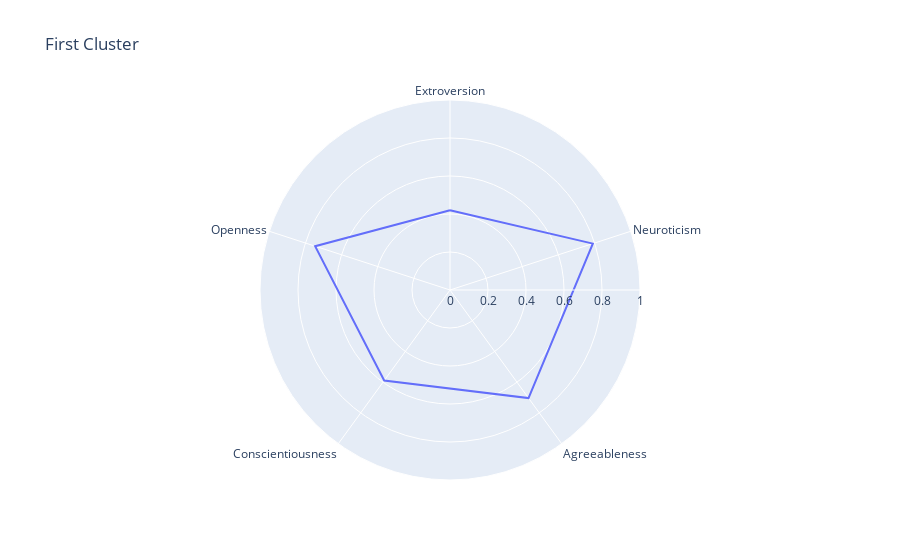
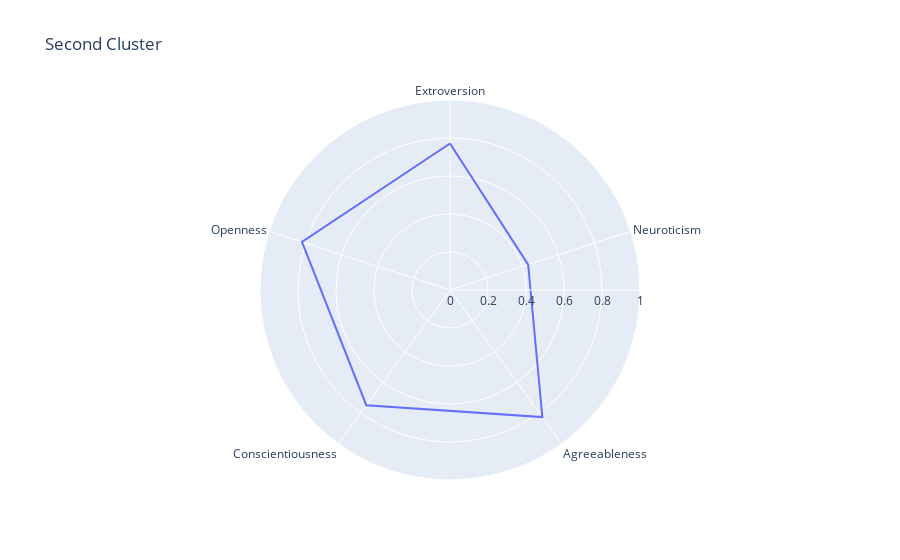
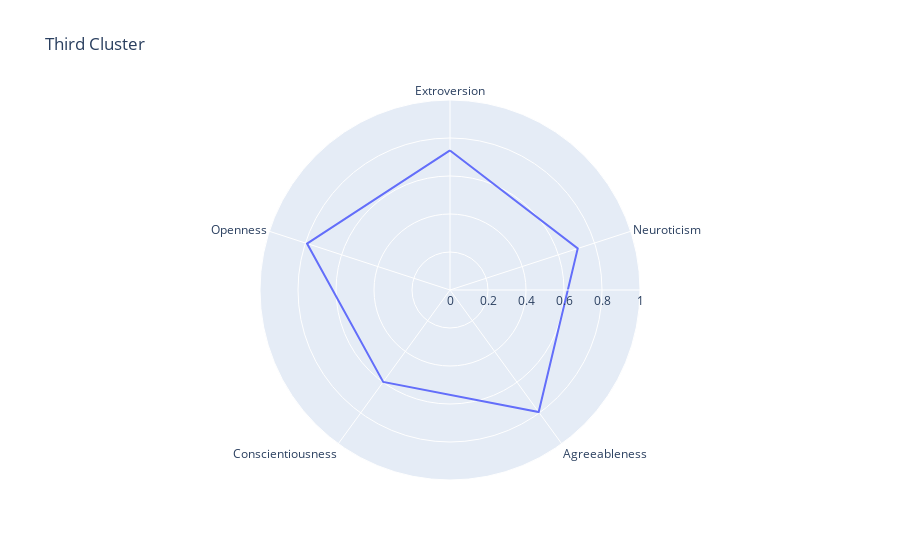
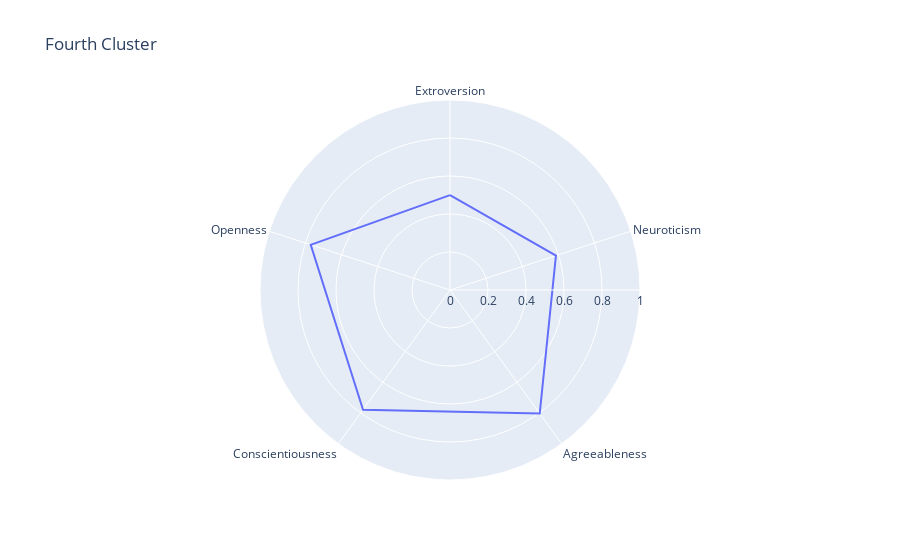

Write notebook code for charts like these, in order.
### Code cell
import plotly.express as px

df0 = pd.DataFrame(dict(
    r= [0.4194,0.7904,0.703,0.5893,0.7463],
    theta=['Extroversion','Neuroticism','Agreeableness',
           'Conscientiousness', 'Openness']))
fig = px.line_polar(df0, r='r', theta='theta', line_close=True,title = "First Cluster",range_r = [0,1])
fig.show()

df1 = pd.DataFrame(dict(
    r= [0.7711,0.4326,0.827,0.7495,0.8192],
    theta=['Extroversion','Neuroticism','Agreeableness',
           'Conscientiousness', 'Openness']))
fig = px.line_polar(df1, r='r', theta='theta', line_close=True,title = "Second Cluster",range_r = [0,1])
fig.show()

df2 = pd.DataFrame(dict(
    r= [0.7345,0.7069,0.794,0.5982,0.7912],
    theta=['Extroversion','Neuroticism','Agreeableness',
           'Conscientiousness', 'Openness']))
fig = px.line_polar(df2, r='r', theta='theta', line_close=True,title = "Third Cluster",range_r = [0,1])
fig.show()

df3 = pd.DataFrame(dict(
    r= [0.4992,0.5863,0.8033,0.7786,0.7707],
    theta=['Extroversion','Neuroticism','Agreeableness',
           'Conscientiousness', 'Openness']))
fig = px.line_polar(df3, r='r', theta='theta', line_close=True,title = "Fourth Cluster",range_r = [0,1])
fig.show()

df4 = pd.DataFrame(dict(
    r= [0.4763,0.4869,0.5519,0.6043,0.7118],
    theta=['Extroversion','Neuroticism','Agreeableness',
           'Conscientiousness', 'Openness']))
fig = px.line_polar(df4, r='r', theta='theta', line_close=True,title = "Fifth Cluster",range_r = [0,1])
fig.show()

### Figure 1 — Plotly figure (JSON) as saved in the notebook; plotly's stock layout.template omitted (floating-point values rounded to 4 significant figures)
{"data": [{"hovertemplate": "r=%{r}<br>theta=%{theta}<extra></extra>", "legendgroup": "", "line": {"color": "#636efa", "dash": "solid"}, "marker": {"symbol": "circle"}, "mode": "lines", "name": "", "r": [0.4194, 0.7904, 0.703, 0.5893, 0.7463, 0.4194], "showlegend": false, "subplot": "polar", "theta": ["Extroversion", "Neuroticism", "Agreeableness", "Conscientiousness", "Openness", "Extroversion"], "type": "scatterpolar"}], "layout": {"legend": {"tracegroupgap": 0}, "polar": {"angularaxis": {"direction": "clockwise", "rotation": 90}, "domain": {"x": [0, 1], "y": [0, 1]}, "radialaxis": {"range": [0, 1]}}, "title": {"text": "First Cluster"}}}

### Figure 2 — Plotly figure (JSON) as saved in the notebook; plotly's stock layout.template omitted (floating-point values rounded to 4 significant figures)
{"data": [{"hovertemplate": "r=%{r}<br>theta=%{theta}<extra></extra>", "legendgroup": "", "line": {"color": "#636efa", "dash": "solid"}, "marker": {"symbol": "circle"}, "mode": "lines", "name": "", "r": [0.7711, 0.4326, 0.827, 0.7495, 0.8192, 0.7711], "showlegend": false, "subplot": "polar", "theta": ["Extroversion", "Neuroticism", "Agreeableness", "Conscientiousness", "Openness", "Extroversion"], "type": "scatterpolar"}], "layout": {"legend": {"tracegroupgap": 0}, "polar": {"angularaxis": {"direction": "clockwise", "rotation": 90}, "domain": {"x": [0, 1], "y": [0, 1]}, "radialaxis": {"range": [0, 1]}}, "title": {"text": "Second Cluster"}}}

### Figure 3 — Plotly figure (JSON) as saved in the notebook; plotly's stock layout.template omitted (floating-point values rounded to 4 significant figures)
{"data": [{"hovertemplate": "r=%{r}<br>theta=%{theta}<extra></extra>", "legendgroup": "", "line": {"color": "#636efa", "dash": "solid"}, "marker": {"symbol": "circle"}, "mode": "lines", "name": "", "r": [0.7345, 0.7069, 0.794, 0.5982, 0.7912, 0.7345], "showlegend": false, "subplot": "polar", "theta": ["Extroversion", "Neuroticism", "Agreeableness", "Conscientiousness", "Openness", "Extroversion"], "type": "scatterpolar"}], "layout": {"legend": {"tracegroupgap": 0}, "polar": {"angularaxis": {"direction": "clockwise", "rotation": 90}, "domain": {"x": [0, 1], "y": [0, 1]}, "radialaxis": {"range": [0, 1]}}, "title": {"text": "Third Cluster"}}}

### Figure 4 — Plotly figure (JSON) as saved in the notebook; plotly's stock layout.template omitted (floating-point values rounded to 4 significant figures)
{"data": [{"hovertemplate": "r=%{r}<br>theta=%{theta}<extra></extra>", "legendgroup": "", "line": {"color": "#636efa", "dash": "solid"}, "marker": {"symbol": "circle"}, "mode": "lines", "name": "", "r": [0.4992, 0.5863, 0.8033, 0.7786, 0.7707, 0.4992], "showlegend": false, "subplot": "polar", "theta": ["Extroversion", "Neuroticism", "Agreeableness", "Conscientiousness", "Openness", "Extroversion"], "type": "scatterpolar"}], "layout": {"legend": {"tracegroupgap": 0}, "polar": {"angularaxis": {"direction": "clockwise", "rotation": 90}, "domain": {"x": [0, 1], "y": [0, 1]}, "radialaxis": {"range": [0, 1]}}, "title": {"text": "Fourth Cluster"}}}
